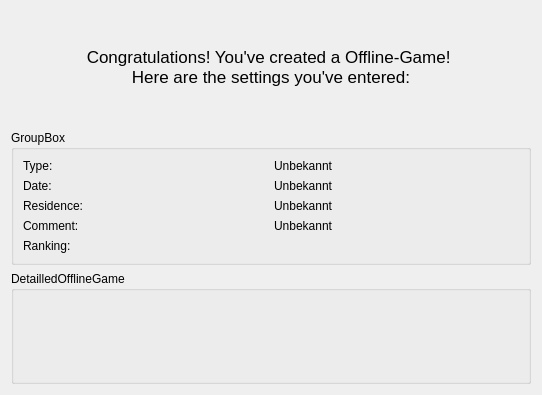
<?xml version="1.0" encoding="UTF-8"?>
<ui version="4.0">
 <class>OfflineSummaryWidget</class>
 <widget class="QWizardPage" name="OfflineSummaryWidget">
  <property name="geometry">
   <rect>
    <x>0</x>
    <y>0</y>
    <width>542</width>
    <height>395</height>
   </rect>
  </property>
  <property name="windowTitle">
   <string>WizardPage</string>
  </property>
  <layout class="QVBoxLayout" name="verticalLayout">
   <item>
    <widget class="QLabel" name="label">
     <property name="text">
      <string>&lt;!DOCTYPE HTML PUBLIC &quot;-//W3C//DTD HTML 4.0//EN&quot; &quot;http://www.w3.org/TR/REC-html40/strict.dtd&quot;&gt;
&lt;html&gt;&lt;head&gt;&lt;meta name=&quot;qrichtext&quot; content=&quot;1&quot; /&gt;&lt;style type=&quot;text/css&quot;&gt;
p, li { white-space: pre-wrap; }
&lt;/style&gt;&lt;/head&gt;&lt;body style=&quot; font-family:'Lucida Grande'; font-size:13pt; font-weight:400; font-style:normal;&quot;&gt;
&lt;p align=&quot;center&quot; style=&quot; margin-top:0px; margin-bottom:0px; margin-left:0px; margin-right:0px; -qt-block-indent:0; text-indent:0px;&quot;&gt;Congratulations! You've created a Offline-Game! &lt;/p&gt;
&lt;p align=&quot;center&quot; style=&quot; margin-top:0px; margin-bottom:0px; margin-left:0px; margin-right:0px; -qt-block-indent:0; text-indent:0px;&quot;&gt;Here are the settings you've entered:&lt;/p&gt;&lt;/body&gt;&lt;/html&gt;</string>
     </property>
    </widget>
   </item>
   <item>
    <widget class="QGroupBox" name="groupBox">
     <property name="title">
      <string>GroupBox</string>
     </property>
     <layout class="QGridLayout" name="gridLayout">
      <item row="0" column="0">
       <widget class="QLabel" name="label_2">
        <property name="text">
         <string>Type:</string>
        </property>
       </widget>
      </item>
      <item row="0" column="1">
       <widget class="QLabel" name="labelType">
        <property name="text">
         <string>Unbekannt</string>
        </property>
       </widget>
      </item>
      <item row="1" column="0">
       <widget class="QLabel" name="label_4">
        <property name="text">
         <string>Date:</string>
        </property>
       </widget>
      </item>
      <item row="1" column="1">
       <widget class="QLabel" name="labelDate">
        <property name="text">
         <string>Unbekannt</string>
        </property>
       </widget>
      </item>
      <item row="2" column="0">
       <widget class="QLabel" name="label_6">
        <property name="text">
         <string>Residence:</string>
        </property>
       </widget>
      </item>
      <item row="2" column="1">
       <widget class="QLabel" name="labelResidence">
        <property name="text">
         <string>Unbekannt</string>
        </property>
       </widget>
      </item>
      <item row="3" column="0">
       <widget class="QLabel" name="label_8">
        <property name="text">
         <string>Comment:</string>
        </property>
       </widget>
      </item>
      <item row="3" column="1">
       <widget class="QLabel" name="labelComment">
        <property name="text">
         <string>Unbekannt</string>
        </property>
       </widget>
      </item>
      <item row="4" column="0">
       <widget class="QLabel" name="label_3">
        <property name="text">
         <string>Ranking:</string>
        </property>
       </widget>
      </item>
      <item row="4" column="1">
       <layout class="QGridLayout" name="gridLayoutPositions"/>
      </item>
     </layout>
    </widget>
   </item>
   <item>
    <widget class="QGroupBox" name="groupBox_2">
     <property name="title">
      <string>DetailledOfflineGame</string>
     </property>
     <layout class="QGridLayout" name="gridLayout_2"/>
    </widget>
   </item>
  </layout>
 </widget>
 <resources/>
 <connections/>
</ui>
